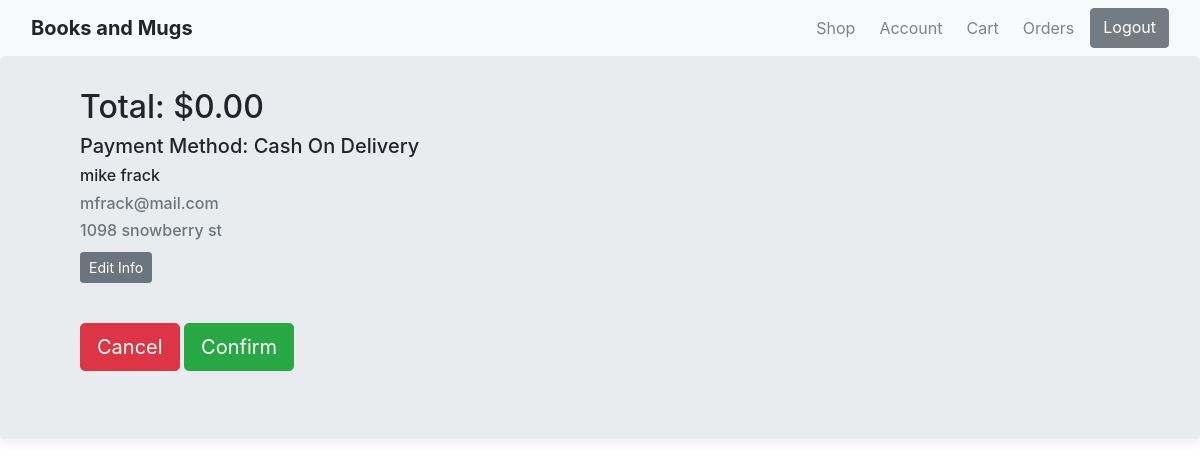
/checkout (signed in), run on the app's committed database.
### website/models.py (models this page shows, shortened)
class User(db.Model, UserMixin):
    id = db.Column(db.Integer, primary_key = True)
    email = db.Column(db.String(100), unique=True)
    first_name = db.Column(db.String(100))
    last_name = db.Column(db.String(100))
    address = db.Column(db.String(100))
    phone = db.Column(db.String(100))
    password = db.Column(db.String(100))
    order=db.relationship('Order', backref='buyer', lazy=True)
    orderbook=db.relationship('OrderBook', backref='orderby', lazy=True)
    review = db.relationship('Review')

### website/views.py (the view)
@views.route("/checkout")
def checkout():
    carts=Cart.query.filter_by(user_id=current_user.id).all()
    c=Cart.query.filter_by(user_id=current_user.id).first()
    sum=0
    for cart in carts:
        sum=sum+cart.cartbook.price
    return render_template('checkout.html', title="checkout",carts=carts,total=sum, user=current_user)

### website/__init__.py (called while the page is built)
def create_app():
    app = Flask(__name__)
    app.config['SECRET_KEY'] = 'password'
    app.config['SQLALCHEMY_DATABASE_URI'] = f'sqlite:///{DB_NAME}'
    db.init_app(app)
    from .models import User, Review, Book
    admin = Admin(app)
    admin.add_view(ModelView(Book, db.session))
    from .views import views
    from .auth import auth
    app.register_blueprint(views,url_prefix='/')
    app.register_blueprint(auth,url_prefix='/')
    create_database(app)
    login_manager = LoginManager()
    login_manager.login_view='auth.login'
    login_manager.init_app(app)
    @login_manager.user_loader
    def load_user(id):
        return User.query.get(int(id))
    return app

### website/templates/checkout.html (shortened to what this page needs)
{% extends "base.html" %}
{% block content %}
<link rel="stylesheet" href="{{ url_for('static', filename='css/cartStyle.css') }}">
<div class="finContainer jumbotron">
	<h2 class="totaldisplay">Total: {{ "$%.2f"|format(total) }}</h2>
	<h5 class="article-content mode">Payment Method: Cash On Delivery</h5>
	<h6 >{{ current_user.first_name }} {{ current_user.last_name }}</h6>
	<h6 class="text-secondary">{{ current_user.email }}</h6>
	<h6 class="text-secondary">{{ current_user.address }}</h6>
	<a class="btn btn-secondary btn-sm mt-1 mb-1" href="{{ url_for('auth.account') }}">Edit Info</a>
	<div class="btnoptions">
		<button type="button" class="btn btn-danger btn-lg " data-toggle="modal" data-target="#deleteModal">Cancel</button>
	<a class="btn btn-success btn-lg mt-1 mb-1" href="{{ url_for('auth.confirm') }}">Confirm</a>
	</div>
</div>
{% endblock content %}

### website/static/css/baseStyle.css (style rules this page uses)
body { margin: auto; text-align: center; }

### website/static/css/cartStyle.css (style rules this page uses)
.finContainer { text-align: left; padding-top: 2em; padding-left: 5em; padding-right: 5em; box-shadow: rgba(0, 0, 0, 0.08) 0px 4px 12px; }
.btnoptions { padding-top: 2em; }

### data on the page
User: first_name "mike", last_name "frack", email "mfrack@mail.com", address "1098 snowberry st"

### other printed values
{{ "$%.2f"|format(total) }} "$0.00"
